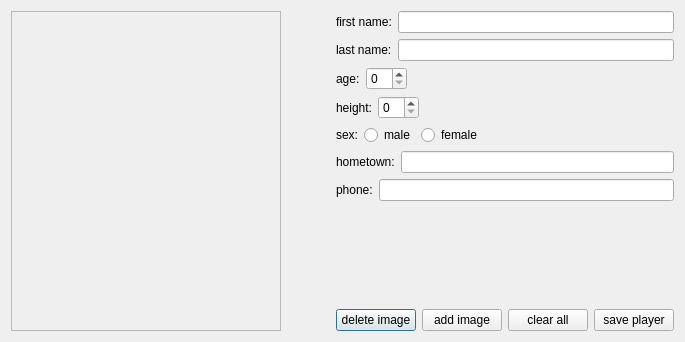
<?xml version="1.0" encoding="UTF-8"?>
<ui version="4.0">
 <class>AddPlayer</class>
 <widget class="QDialog" name="AddPlayer">
  <property name="geometry">
   <rect>
    <x>0</x>
    <y>0</y>
    <width>685</width>
    <height>342</height>
   </rect>
  </property>
  <property name="windowTitle">
   <string>Dialog</string>
  </property>
  <layout class="QHBoxLayout" name="horizontalLayout_10">
   <item>
    <layout class="QHBoxLayout" name="horizontalLayout_9">
     <item>
      <widget class="QFrame" name="imageFrame">
       <property name="minimumSize">
        <size>
         <width>270</width>
         <height>320</height>
        </size>
       </property>
       <property name="maximumSize">
        <size>
         <width>270</width>
         <height>320</height>
        </size>
       </property>
       <property name="frameShape">
        <enum>QFrame::StyledPanel</enum>
       </property>
       <property name="frameShadow">
        <enum>QFrame::Raised</enum>
       </property>
       <layout class="QVBoxLayout" name="verticalLayout">
        <item>
         <widget class="QLabel" name="imageLabel">
          <property name="minimumSize">
           <size>
            <width>250</width>
            <height>300</height>
           </size>
          </property>
          <property name="maximumSize">
           <size>
            <width>250</width>
            <height>300</height>
           </size>
          </property>
          <property name="text">
           <string/>
          </property>
         </widget>
        </item>
       </layout>
      </widget>
     </item>
     <item>
      <spacer name="horizontalSpacer_10">
       <property name="orientation">
        <enum>Qt::Horizontal</enum>
       </property>
       <property name="sizeHint" stdset="0">
        <size>
         <width>13</width>
         <height>20</height>
        </size>
       </property>
      </spacer>
     </item>
     <item>
      <layout class="QVBoxLayout" name="verticalLayout_2">
       <item>
        <layout class="QHBoxLayout" name="horizontalLayout_3">
         <item>
          <widget class="QLabel" name="label">
           <property name="text">
            <string>first name:</string>
           </property>
          </widget>
         </item>
         <item>
          <widget class="QLineEdit" name="firstNameLine"/>
         </item>
        </layout>
       </item>
       <item>
        <layout class="QHBoxLayout" name="horizontalLayout_2">
         <item>
          <widget class="QLabel" name="label_2">
           <property name="text">
            <string>last name:</string>
           </property>
          </widget>
         </item>
         <item>
          <widget class="QLineEdit" name="lastNameLine"/>
         </item>
        </layout>
       </item>
       <item>
        <layout class="QHBoxLayout" name="horizontalLayout_4">
         <item>
          <widget class="QLabel" name="label_3">
           <property name="text">
            <string>age:</string>
           </property>
          </widget>
         </item>
         <item>
          <widget class="QSpinBox" name="ageSpinBox"/>
         </item>
         <item>
          <spacer name="horizontalSpacer_4">
           <property name="orientation">
            <enum>Qt::Horizontal</enum>
           </property>
           <property name="sizeHint" stdset="0">
            <size>
             <width>178</width>
             <height>20</height>
            </size>
           </property>
          </spacer>
         </item>
        </layout>
       </item>
       <item>
        <layout class="QHBoxLayout" name="horizontalLayout_8">
         <item>
          <widget class="QLabel" name="label_4">
           <property name="text">
            <string>height:</string>
           </property>
          </widget>
         </item>
         <item>
          <widget class="QSpinBox" name="heightSpinBox"/>
         </item>
         <item>
          <spacer name="horizontalSpacer_6">
           <property name="orientation">
            <enum>Qt::Horizontal</enum>
           </property>
           <property name="sizeHint" stdset="0">
            <size>
             <width>148</width>
             <height>20</height>
            </size>
           </property>
          </spacer>
         </item>
        </layout>
       </item>
       <item>
        <layout class="QHBoxLayout" name="horizontalLayout_5">
         <item>
          <widget class="QLabel" name="label_5">
           <property name="text">
            <string>sex:</string>
           </property>
          </widget>
         </item>
         <item>
          <widget class="QRadioButton" name="maleRadioButton">
           <property name="text">
            <string>male</string>
           </property>
          </widget>
         </item>
         <item>
          <widget class="QRadioButton" name="femaleRadioButton">
           <property name="text">
            <string>female</string>
           </property>
          </widget>
         </item>
         <item>
          <spacer name="horizontalSpacer_7">
           <property name="orientation">
            <enum>Qt::Horizontal</enum>
           </property>
           <property name="sizeHint" stdset="0">
            <size>
             <width>98</width>
             <height>20</height>
            </size>
           </property>
          </spacer>
         </item>
        </layout>
       </item>
       <item>
        <layout class="QHBoxLayout" name="horizontalLayout_7">
         <item>
          <widget class="QLabel" name="label_6">
           <property name="text">
            <string>hometown:</string>
           </property>
          </widget>
         </item>
         <item>
          <widget class="QLineEdit" name="hometownLine"/>
         </item>
        </layout>
       </item>
       <item>
        <layout class="QHBoxLayout" name="horizontalLayout_6">
         <item>
          <widget class="QLabel" name="label_7">
           <property name="text">
            <string>phone:</string>
           </property>
          </widget>
         </item>
         <item>
          <widget class="QLineEdit" name="phoneLine"/>
         </item>
        </layout>
       </item>
       <item>
        <spacer name="verticalSpacer_3">
         <property name="orientation">
          <enum>Qt::Vertical</enum>
         </property>
         <property name="sizeHint" stdset="0">
          <size>
           <width>20</width>
           <height>17</height>
          </size>
         </property>
        </spacer>
       </item>
       <item>
        <layout class="QHBoxLayout" name="horizontalLayout">
         <item>
          <widget class="QPushButton" name="deleteImageButton">
           <property name="text">
            <string>delete image</string>
           </property>
          </widget>
         </item>
         <item>
          <widget class="QPushButton" name="addImageButton">
           <property name="text">
            <string>add image</string>
           </property>
          </widget>
         </item>
         <item>
          <widget class="QPushButton" name="clearAllButton">
           <property name="text">
            <string>clear all</string>
           </property>
          </widget>
         </item>
         <item>
          <widget class="QPushButton" name="savePlayerButton">
           <property name="text">
            <string>save player</string>
           </property>
          </widget>
         </item>
        </layout>
       </item>
      </layout>
     </item>
    </layout>
   </item>
  </layout>
 </widget>
 <resources/>
 <connections/>
</ui>
